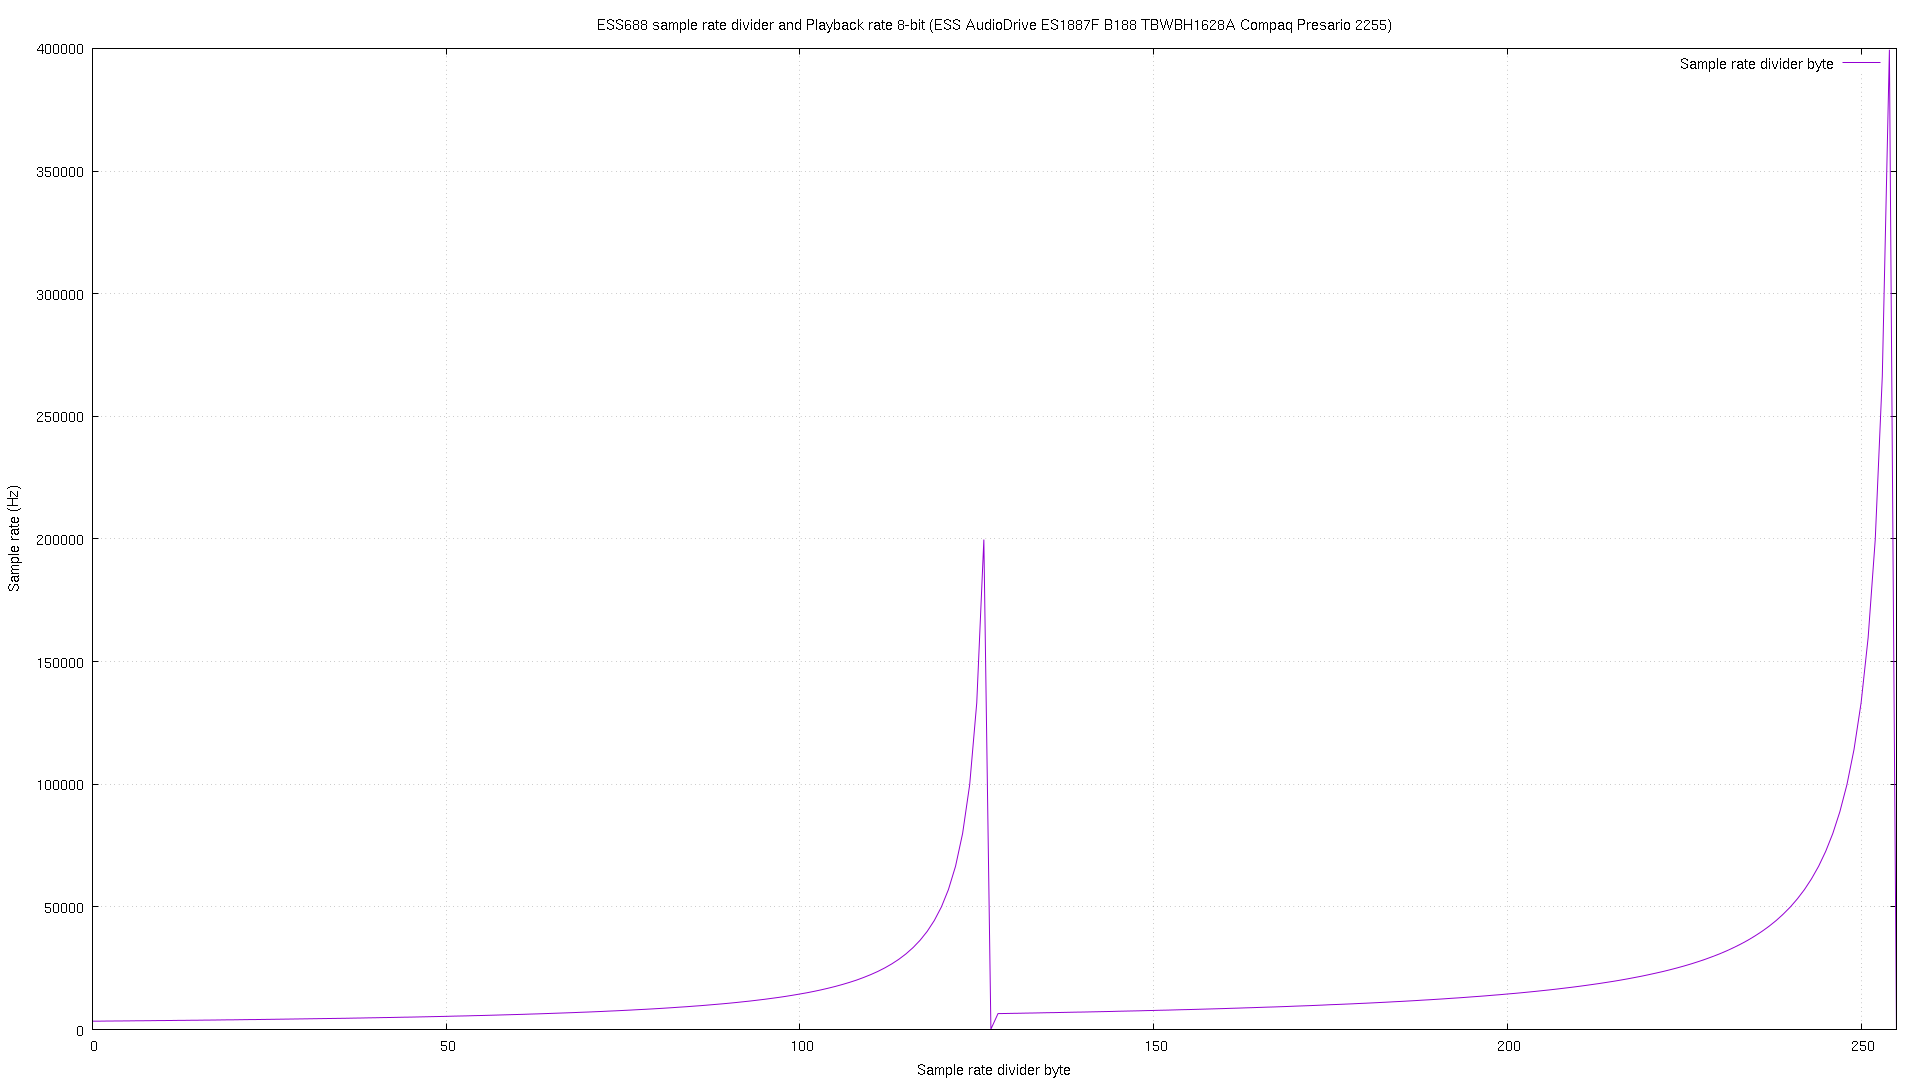

Recreate this plot in gnuplot.
reset
set term png size 1920,1080
set output 'gnuplot/ESS AudioDrive ES1887F B188 TBWBH1628A Compaq Presario 2255.txt.ess.png'
set grid
set autoscale
set xrange [0:255]
set title 'ESS688 sample rate divider and Playback rate 8-bit (ESS AudioDrive ES1887F B188 TBWBH1628A Compaq Presario 2255)'
set xlabel 'Sample rate divider byte'
set ylabel 'Sample rate (Hz)'
plot 'gnuplot/ESS AudioDrive ES1887F B188 TBWBH1628A Compaq Presario 2255.txt.ess.csv' using 1:2 with lines title 'Sample rate divider byte'
